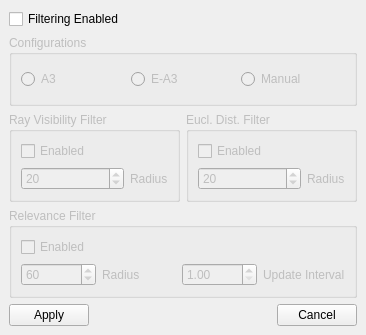
<?xml version="1.0" encoding="UTF-8"?>
<ui version="4.0">
 <class>MainWindow</class>
 <widget class="QMainWindow" name="MainWindow">
  <property name="geometry">
   <rect>
    <x>0</x>
    <y>0</y>
    <width>366</width>
    <height>335</height>
   </rect>
  </property>
  <property name="windowTitle">
   <string>MainWindow</string>
  </property>
  <widget class="QWidget" name="centralwidget">
   <layout class="QVBoxLayout" name="verticalLayout">
    <item>
     <layout class="QGridLayout" name="MainGrid">
      <item row="0" column="0">
       <widget class="QCheckBox" name="chkFilterEnabled">
        <property name="toolTip">
         <string>Enable or disable Interest Management</string>
        </property>
        <property name="text">
         <string>Filtering Enabled</string>
        </property>
       </widget>
      </item>
      <item row="1" column="0" colspan="2">
       <widget class="QGroupBox" name="Presets">
        <property name="enabled">
         <bool>false</bool>
        </property>
        <property name="title">
         <string>Configurations</string>
        </property>
        <layout class="QHBoxLayout" name="horizontalLayout">
         <item>
          <widget class="QRadioButton" name="radA3">
           <property name="toolTip">
            <string>Enable A3 preset. Based on euclidean distance. Does not take occlusion into account.</string>
           </property>
           <property name="text">
            <string>A3</string>
           </property>
          </widget>
         </item>
         <item>
          <widget class="QRadioButton" name="radEA3">
           <property name="toolTip">
            <string>Enable Enhanced A3 preset. Uses Ray Visibility algorithm to detect occlusion.</string>
           </property>
           <property name="text">
            <string>E-A3</string>
           </property>
          </widget>
         </item>
         <item>
          <widget class="QRadioButton" name="radManual">
           <property name="toolTip">
            <string>Manually change Interest Management settings.</string>
           </property>
           <property name="text">
            <string>Manual</string>
           </property>
          </widget>
         </item>
        </layout>
        <zorder>radManual</zorder>
        <zorder>radEA3</zorder>
        <zorder>radA3</zorder>
       </widget>
      </item>
      <item row="2" column="0">
       <widget class="QGroupBox" name="RayVisibilityBox">
        <property name="enabled">
         <bool>false</bool>
        </property>
        <property name="title">
         <string>Ray Visibility Filter</string>
        </property>
        <layout class="QGridLayout" name="gridLayout_5">
         <item row="0" column="0">
          <widget class="QCheckBox" name="chkRayEnabled">
           <property name="toolTip">
            <string>Enable Ray Visibility Algorithm</string>
           </property>
           <property name="text">
            <string>Enabled</string>
           </property>
          </widget>
         </item>
         <item row="1" column="0">
          <widget class="QSpinBox" name="spnRayRadius">
           <property name="sizePolicy">
            <sizepolicy hsizetype="Expanding" vsizetype="Fixed">
             <horstretch>0</horstretch>
             <verstretch>0</verstretch>
            </sizepolicy>
           </property>
           <property name="toolTip">
            <string>Change Radius for the Ray Visibility Algorithm</string>
           </property>
           <property name="value">
            <number>20</number>
           </property>
          </widget>
         </item>
         <item row="1" column="1">
          <widget class="QLabel" name="lblRayRadius">
           <property name="text">
            <string>Radius</string>
           </property>
          </widget>
         </item>
        </layout>
       </widget>
      </item>
      <item row="2" column="1">
       <widget class="QGroupBox" name="EuclDistBox">
        <property name="enabled">
         <bool>false</bool>
        </property>
        <property name="title">
         <string>Eucl. Dist. Filter</string>
        </property>
        <layout class="QGridLayout" name="gridLayout_4">
         <item row="0" column="0">
          <widget class="QCheckBox" name="chkEuclEnabled">
           <property name="toolTip">
            <string>Enable Euclidean Distance Algorithm</string>
           </property>
           <property name="text">
            <string>Enabled</string>
           </property>
          </widget>
         </item>
         <item row="1" column="0">
          <widget class="QSpinBox" name="spnERadius">
           <property name="sizePolicy">
            <sizepolicy hsizetype="Expanding" vsizetype="Fixed">
             <horstretch>0</horstretch>
             <verstretch>0</verstretch>
            </sizepolicy>
           </property>
           <property name="acceptDrops">
            <bool>false</bool>
           </property>
           <property name="toolTip">
            <string>Change Radius for the Euclidean Distance Algorithm</string>
           </property>
           <property name="value">
            <number>20</number>
           </property>
          </widget>
         </item>
         <item row="1" column="1">
          <widget class="QLabel" name="lblERadius">
           <property name="text">
            <string>Radius</string>
           </property>
          </widget>
         </item>
        </layout>
       </widget>
      </item>
      <item row="3" column="0" colspan="2">
       <widget class="QGroupBox" name="ModifiersBox">
        <property name="enabled">
         <bool>false</bool>
        </property>
        <property name="title">
         <string>Relevance Filter</string>
        </property>
        <layout class="QGridLayout" name="gridLayout_7">
         <item row="0" column="0" colspan="2">
          <widget class="QCheckBox" name="chkRelEnabled">
           <property name="toolTip">
            <string>Enable Relevance Filtering</string>
           </property>
           <property name="text">
            <string>Enabled</string>
           </property>
          </widget>
         </item>
         <item row="1" column="0">
          <widget class="QSpinBox" name="spnRelRadius">
           <property name="sizePolicy">
            <sizepolicy hsizetype="Expanding" vsizetype="Fixed">
             <horstretch>0</horstretch>
             <verstretch>0</verstretch>
            </sizepolicy>
           </property>
           <property name="toolTip">
            <string>Change Radius for the Relevance filtering</string>
           </property>
           <property name="maximum">
            <number>100</number>
           </property>
           <property name="value">
            <number>60</number>
           </property>
          </widget>
         </item>
         <item row="1" column="1">
          <widget class="QLabel" name="lblRelRadius">
           <property name="sizePolicy">
            <sizepolicy hsizetype="Expanding" vsizetype="Preferred">
             <horstretch>0</horstretch>
             <verstretch>0</verstretch>
            </sizepolicy>
           </property>
           <property name="text">
            <string>Radius</string>
           </property>
          </widget>
         </item>
         <item row="1" column="3">
          <widget class="QLabel" name="label">
           <property name="sizePolicy">
            <sizepolicy hsizetype="Expanding" vsizetype="Preferred">
             <horstretch>0</horstretch>
             <verstretch>0</verstretch>
            </sizepolicy>
           </property>
           <property name="text">
            <string>Update Interval</string>
           </property>
          </widget>
         </item>
         <item row="1" column="2">
          <widget class="QDoubleSpinBox" name="spnUpdateInterval">
           <property name="sizePolicy">
            <sizepolicy hsizetype="Expanding" vsizetype="Fixed">
             <horstretch>0</horstretch>
             <verstretch>0</verstretch>
            </sizepolicy>
           </property>
           <property name="minimum">
            <double>1.000000000000000</double>
           </property>
           <property name="maximum">
            <double>4.500000000000000</double>
           </property>
           <property name="singleStep">
            <double>0.050000000000000</double>
           </property>
          </widget>
         </item>
        </layout>
       </widget>
      </item>
     </layout>
    </item>
    <item>
     <layout class="QHBoxLayout" name="PushButtons">
      <item>
       <widget class="QPushButton" name="btnApply">
        <property name="toolTip">
         <string>Click to apply current settings</string>
        </property>
        <property name="text">
         <string>Apply</string>
        </property>
       </widget>
      </item>
      <item>
       <spacer name="horizontalSpacer">
        <property name="orientation">
         <enum>Qt::Horizontal</enum>
        </property>
        <property name="sizeHint" stdset="0">
         <size>
          <width>40</width>
          <height>20</height>
         </size>
        </property>
       </spacer>
      </item>
      <item>
       <widget class="QPushButton" name="btnCancel">
        <property name="toolTip">
         <string>Click to discard settings</string>
        </property>
        <property name="text">
         <string>Cancel</string>
        </property>
       </widget>
      </item>
     </layout>
    </item>
   </layout>
  </widget>
 </widget>
 <resources/>
 <connections/>
</ui>
